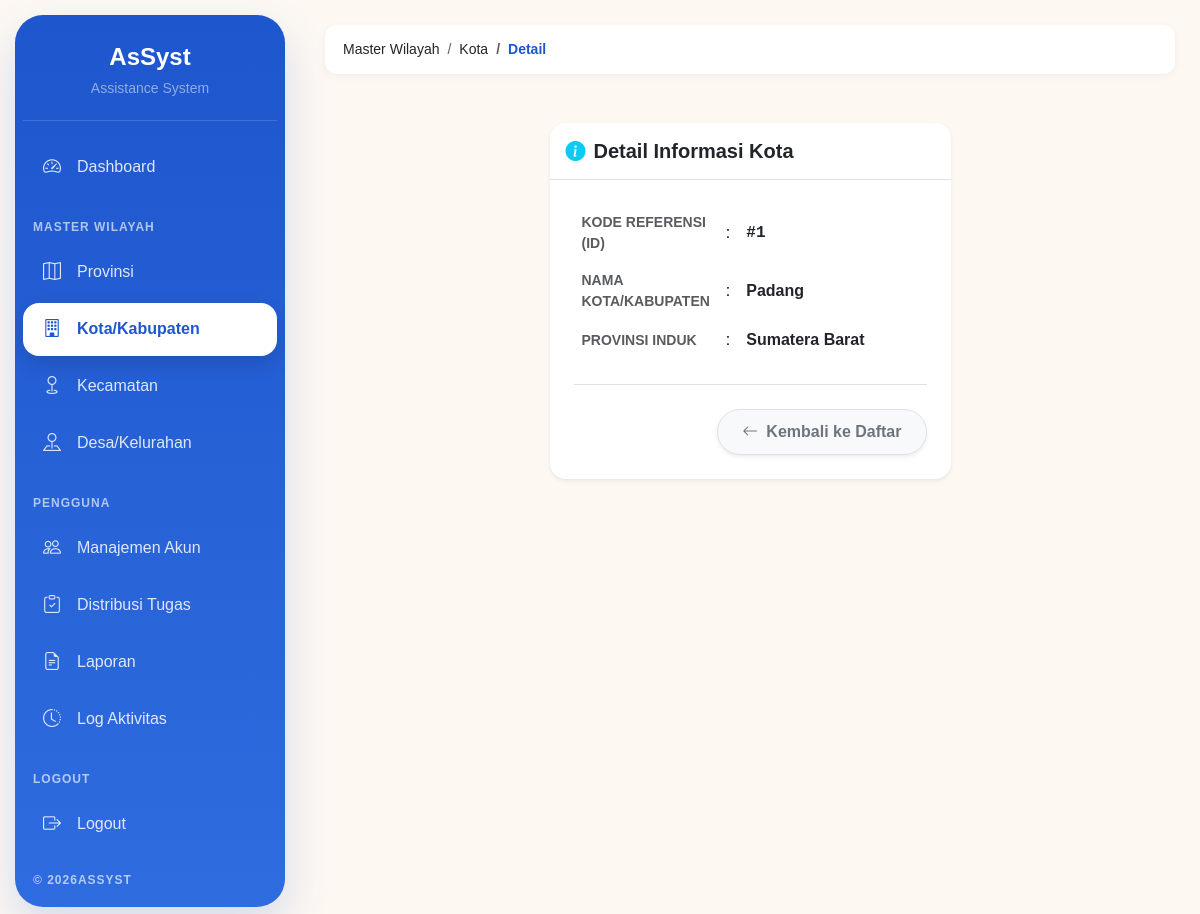
The app's page /index.php?page=kota-detail&id=1 (signed in) with its own data.
### tables this page shows
CREATE TABLE `kota` (
  `id_kota` int(11) NOT NULL,
  `id_provinsi` int(11) NOT NULL,
  `nama_kota` varchar(100) NOT NULL
);

CREATE TABLE `provinsi` (
  `id_provinsi` int(11) NOT NULL,
  `nama_provinsi` varchar(100) NOT NULL
);

### controllers/KotaController.php (called while the page is built, shortened)
<?php
require_once 'models/Kota.php';
class KotaController
{
    private $kota;
    public function __construct($db)
    {
        $this->kota = new Kota($db);
    }
    public function detail($id)
    {
        $kota = $this->kota->find($id);
        include "views/layouts/app.php";
    }
}

### index.php (called while the page is built, shortened)
<?php
require_once 'routes/web.php';

### models/Kota.php (called while the page is built, shortened)
<?php
class Kota
{
    private $conn;
    public function __construct($db)
    {
        $this->conn = $db;
    }
    public function find($id)
    {
        $id = (int)$id;
        $query = mysqli_query(
            $this->conn,
            "
            SELECT
                k.*,
                p.nama_provinsi,
                (
                    SELECT COUNT(*)
                    FROM kecamatan kc
                    WHERE kc.id_kota = k.id_kota
                ) AS total_kecamatan
            FROM kota k
            INNER JOIN provinsi p
                ON p.id_provinsi = k.id_provinsi
            WHERE k.id_kota = '$id'
            "
        );
        return mysqli_fetch_assoc($query);
    }
}

### views/wilayah/kota/detail.php (the view)
<div class="container-fluid py-4 fade-up">
    <div class="row justify-content-center">
        <div class="col-lg-6 col-md-8">
            <div class="card border-0 shadow-sm" style="border-radius: 16px;">
                <div class="card-header bg-white py-3 border-bottom" style="border-radius: 16px 16px 0 0;">
                    <h5 class="fw-bold mb-0 text-dark"><i class="bi bi-info-circle-fill text-info me-2"></i>Detail Informasi Kota</h5>
                </div>
                <div class="card-body p-4">
                    <div class="table-responsive">
                        <table class="table table-borderless align-middle mb-0">
                            <tr>
                                <td width="40%" class="text-muted fw-bold small py-2">KODE REFERENSI (ID)</td>
                                <td width="5%" class="py-2">:</td>
                                <td class="fw-bold text-dark py-2 font-monospace">#<?= htmlspecialchars($kota['id_kota']) ?></td>
                            </tr>
                            <tr>
                                <td class="text-muted fw-bold small py-2">NAMA KOTA/KABUPATEN</td>
                                <td class="py-2">:</td>
                                <td class="fw-bold text-dark py-2"><?= htmlspecialchars($kota['nama_kota']) ?></td>
                            </tr>
                            <tr>
                                <td class="text-muted fw-bold small py-2">PROVINSI INDUK</td>
                                <td class="py-2">:</td>
                                <td class="fw-bold text-dark py-2"><?= htmlspecialchars($kota['nama_provinsi'] ?? 'Tidak Diketahui') ?></td>
                            </tr>
                        </table>
                    </div>
                    <div class="mt-4 pt-4 border-top d-flex justify-content-end">
                        <a href="?page=kota" class="btn btn-light rounded-pill px-4 fw-bold text-secondary border shadow-sm">
                            <i class="bi bi-arrow-left me-2"></i>Kembali ke Daftar
                        </a>
                    </div>
                </div>
            </div>
        </div>
    </div>
</div>

### assets/css/style.css (style rules this page uses)
:root { --primary:#1E56CD; --primary-dark:#1846A8; --primary-light:#EAF0FF; --background:#FDF8F2; --white:#FFFFFF; --success:#28A745; --danger:#DC3545; --warning:#FFC107; --info:#0DCAF0; --text:#212529; --text-muted:#6C757D; --border:#E9ECEF; --shadow-sm:0 2px 8px rgba(0,0,0,.05); --shadow-md:0 4px 16px rgba(0,0,0,.08); --radius:14px; --sidebar-width:260px; --transition:.3s ease; }
* { margin:0; padding:0; box-sizing:border-box; }
body { background:var(--background); font-family:'Poppins',sans-serif; color:var(--text); overflow-x:hidden; }
a { text-decoration:none; }
.card { border:none; border-radius:var(--radius); box-shadow:var(--shadow-sm); }
.card-header { background:white; border-bottom:1px solid var(--border); font-weight:600; }
.table { background:white; }
.table-responsive { border-radius:14px; overflow:hidden; }
.btn { border-radius:12px; padding:10px 18px; font-weight:500; }
.fade-up { animation:fadeUp .5s ease; }

### records on screen
kota: id_kota "1", nama_kota "Padang", id_provinsi.nama_provinsi "Sumatera Barat"

### other values on screen
$item "Master Wilayah"
$item "Kota"
$item "Detail"
